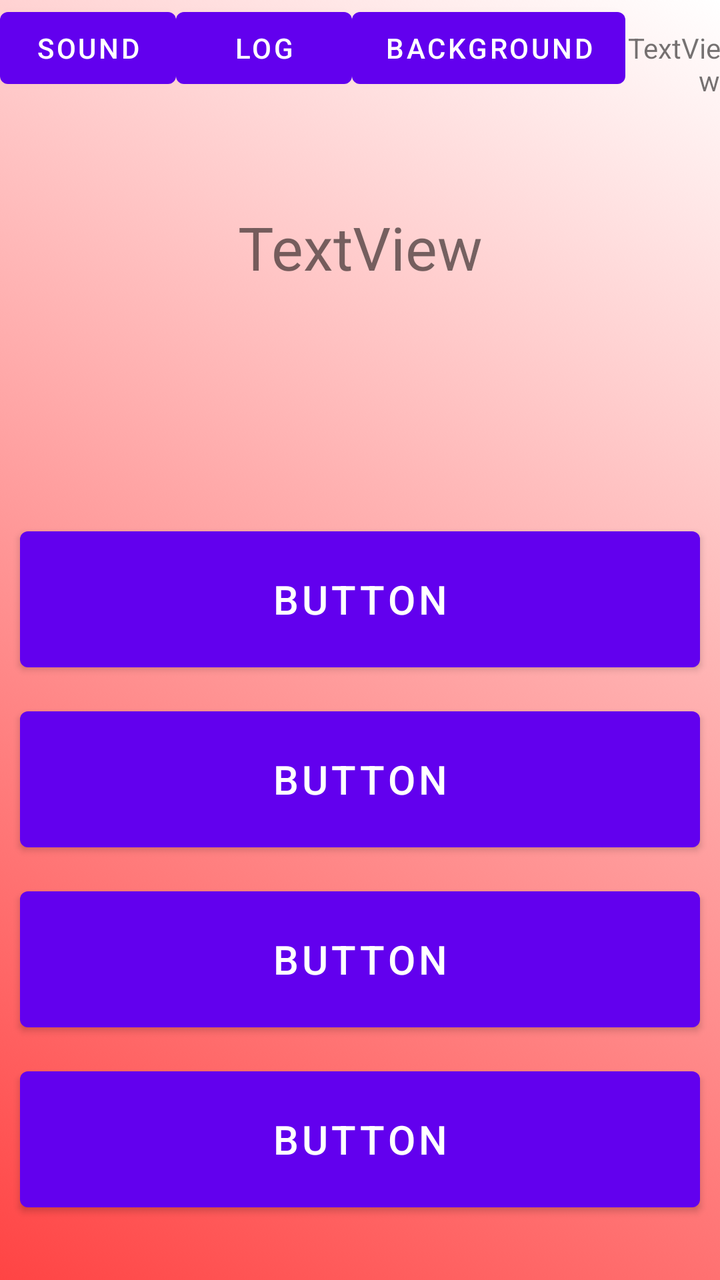
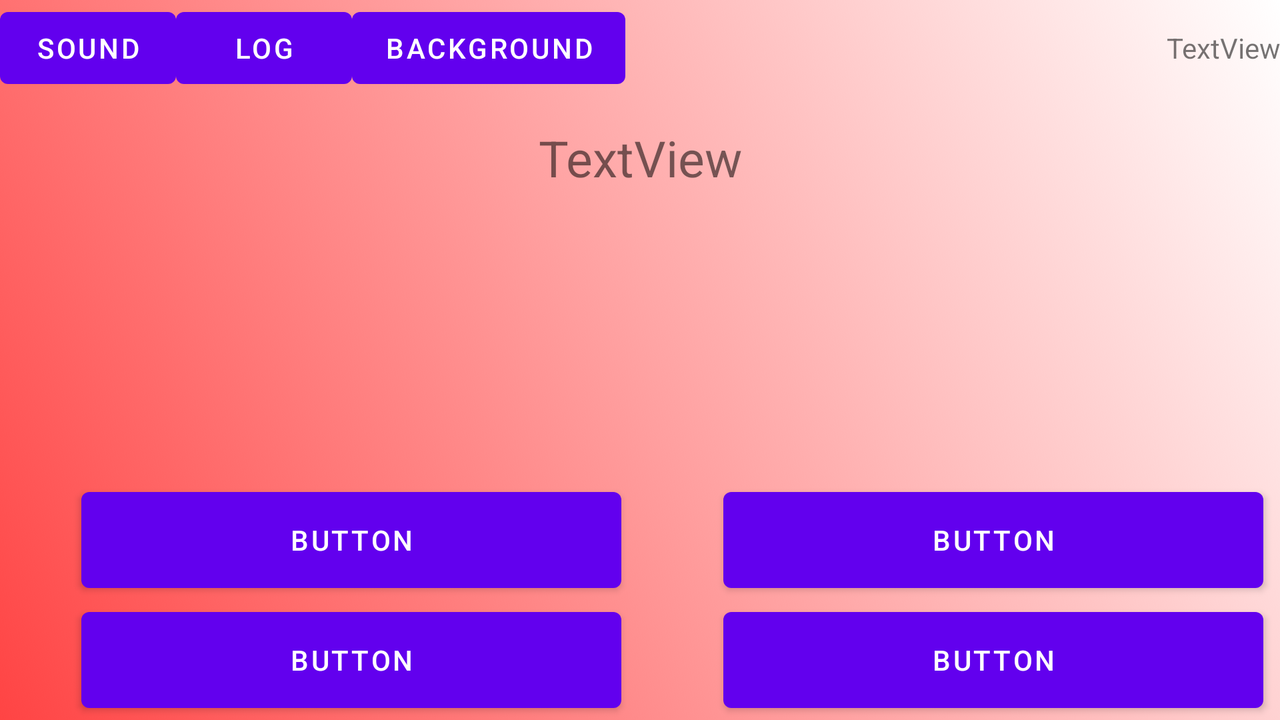

An Android layout and its configuration variant, each rendered on a device that would load it. The default file and the variant file are quoted in full after the pictures.
<!-- AndroidManifest.xml: application theme Theme.MaterialComponents.DayNight.NoActionBar -->
<!-- res/layout/activity_main.xml -->
<?xml version="1.0" encoding="utf-8"?>
<ScrollView xmlns:android="http://schemas.android.com/apk/res/android"
    xmlns:app="http://schemas.android.com/apk/res-auto"
    xmlns:tools="http://schemas.android.com/tools"
    android:id="@+id/scrollLayout"
    android:layout_width="match_parent"
    android:layout_height="match_parent"
    android:background="@drawable/gradient_list"
    android:fillViewport="true"

    android:contentDescription="@android:string/unknownName" >

    <androidx.constraintlayout.widget.ConstraintLayout
        android:id="@+id/firstConstraint"
        android:layout_width="match_parent"
        android:layout_height="match_parent">

        <LinearLayout
            android:id="@+id/linearLayout2"
            android:layout_width="match_parent"
            android:layout_height="wrap_content"
            android:orientation="horizontal"
            app:layout_constraintEnd_toEndOf="parent"
            app:layout_constraintStart_toStartOf="parent"
            app:layout_constraintTop_toTopOf="parent">

            <Button
                android:id="@+id/sound"
                android:layout_width="wrap_content"
                android:layout_height="wrap_content"
                android:text="Sound" />

            <Button
                android:id="@+id/answerLog"
                android:layout_width="wrap_content"
                android:layout_height="wrap_content"
                android:text="Log" />

            <Button
                android:id="@+id/backgroundButton"
                android:layout_width="wrap_content"
                android:layout_height="wrap_content"
                android:text="background" />

            <TextView
                android:id="@+id/textView4"
                android:layout_width="wrap_content"
                android:layout_height="wrap_content"
                android:layout_weight="1"
                android:gravity="right"
                android:text="TextView" />
        </LinearLayout>

        <androidx.constraintlayout.widget.ConstraintLayout
            android:id="@+id/myLayout"
            android:layout_width="match_parent"
            android:layout_height="wrap_content"
            app:layout_constraintBottom_toBottomOf="parent"
            app:layout_constraintEnd_toEndOf="parent"
            app:layout_constraintStart_toStartOf="parent"
            app:layout_constraintTop_toBottomOf="@id/linearLayout2"
            app:layout_constraintVertical_bias="0.100000024">

            <TextView
                android:id="@+id/textView"
                android:layout_width="wrap_content"
                android:layout_height="wrap_content"
                android:gravity="center"
                android:text="TextView"
                android:textSize="30sp"
                app:layout_constraintBottom_toBottomOf="parent"
                app:layout_constraintEnd_toEndOf="parent"
                app:layout_constraintStart_toStartOf="parent"
                app:layout_constraintTop_toTopOf="parent" />
        </androidx.constraintlayout.widget.ConstraintLayout>

        <androidx.constraintlayout.widget.ConstraintLayout
            android:id="@+id/constraintLayout"
            android:layout_width="match_parent"
            android:layout_height="wrap_content"
            app:layout_constraintBottom_toBottomOf="parent"
            app:layout_constraintEnd_toEndOf="parent"
            app:layout_constraintStart_toStartOf="parent"
            app:layout_constraintTop_toBottomOf="@id/myLayout"
            app:layout_constraintVertical_bias="0.84000003">

            <Button
                android:id="@+id/button4"
                android:layout_width="match_parent"
                android:layout_height="80dp"
                android:layout_margin="10dp"
                android:text="Button"

                android:textSize="20sp"
                app:layout_constraintBottom_toBottomOf="parent"
                app:layout_constraintEnd_toEndOf="parent"
                app:layout_constraintStart_toStartOf="parent"
                app:layout_constraintTop_toTopOf="parent"
                app:layout_constraintVertical_bias="1.0" />

            <Button
                android:id="@+id/button3"
                android:layout_width="match_parent"
                android:layout_height="80dp"
                android:layout_margin="10dp"

                android:text="Button"
                android:textSize="20sp"
                app:layout_constraintBottom_toTopOf="@id/button4"
                app:layout_constraintEnd_toEndOf="parent"
                app:layout_constraintStart_toStartOf="parent"
                app:layout_constraintTop_toTopOf="parent"
                app:layout_constraintVertical_bias="1.0" />

            <Button
                android:id="@+id/button2"
                android:layout_width="match_parent"
                android:layout_height="80dp"
                android:layout_margin="10dp"

                android:text="Button"
                android:textSize="20sp"
                app:layout_constraintBottom_toTopOf="@id/button3"
                app:layout_constraintEnd_toEndOf="parent"
                app:layout_constraintStart_toStartOf="parent"
                app:layout_constraintTop_toTopOf="parent"
                app:layout_constraintVertical_bias="1.0" />

            <Button
                android:id="@+id/button"
                android:layout_width="match_parent"
                android:layout_height="80dp"

                android:layout_margin="10dp"
                android:text="Button"
                android:textSize="20sp"
                app:layout_constraintBottom_toTopOf="@id/button2"
                app:layout_constraintEnd_toEndOf="parent"
                app:layout_constraintStart_toStartOf="parent"
                app:layout_constraintTop_toTopOf="parent"
                app:layout_constraintVertical_bias="1.0" />
        </androidx.constraintlayout.widget.ConstraintLayout>
    </androidx.constraintlayout.widget.ConstraintLayout>
</ScrollView>
<!-- resources referenced by this layout -->
<resources>
  <!-- drawable gradient_list (drawable) -->
  <?xml version="1.0" encoding="utf-8"?>
  <animation-list xmlns:android="http://schemas.android.com/apk/res/android">
  <item
      android:drawable="@drawable/background1"
      android:duration="30000"/>
  
      <item
          android:drawable="@drawable/background2"
          android:duration="30000"/>
      <item
          android:drawable="@drawable/background3"
          android:duration="30000"/>
  
  
  </animation-list>
  <!-- drawable background1 (drawable) -->
  <?xml version="1.0" encoding="utf-8"?>
  <selector xmlns:android="http://schemas.android.com/apk/res/android">
      <item>
          <shape>
              <gradient
                  android:angle="225"
                  android:startColor="@android:color/transparent"
                  android:endColor="@android:color/holo_red_light"
                  />
          </shape>
      </item>
  </selector>
  <!-- drawable background2 (drawable) -->
  <?xml version="1.0" encoding="utf-8"?>
  <selector xmlns:android="http://schemas.android.com/apk/res/android">
      <item>
          <shape>
              <gradient
                  android:angle="225"
                  android:startColor="#e63546"
                  android:endColor="#4286f4"
                  />
          </shape>
      </item>
  </selector>
  <!-- drawable background3 (drawable) -->
  <?xml version="1.0" encoding="utf-8"?>
  <selector xmlns:android="http://schemas.android.com/apk/res/android">
  <item>
      <shape>
          <gradient
              android:angle="225"
              android:startColor="#e63946"
              android:endColor="@android:color/holo_green_dark"
          />
      </shape>
  </item>
  </selector>
</resources>
<!-- res/layout-land/activity_main.xml (the repository's variant of the layout above) -->
<!-- drawn on the phone turned sideways -->
<?xml version="1.0" encoding="utf-8"?>
<ScrollView xmlns:android="http://schemas.android.com/apk/res/android"
    xmlns:app="http://schemas.android.com/apk/res-auto"
    xmlns:tools="http://schemas.android.com/tools"
    android:id="@+id/scrollLayout"
    android:layout_width="match_parent"
    android:layout_height="match_parent"
    android:background="@drawable/gradient_list"
    android:contentDescription="@android:string/unknownName"
    android:fillViewport="true">

    <androidx.constraintlayout.widget.ConstraintLayout
        android:id="@+id/firstConstraint"
        android:layout_width="match_parent"
        android:layout_height="wrap_content">

        <LinearLayout
            android:id="@+id/linearLayout2"
            android:layout_width="match_parent"
            android:layout_height="wrap_content"
            android:orientation="horizontal"
            app:layout_constraintBottom_toBottomOf="parent"
            app:layout_constraintEnd_toEndOf="parent"
            app:layout_constraintStart_toStartOf="parent"
            app:layout_constraintTop_toTopOf="parent"
            app:layout_constraintVertical_bias="0.0">

            <Button
                android:id="@+id/sound"
                android:layout_width="wrap_content"
                android:layout_height="wrap_content"
                android:text="Sound" />

            <Button
                android:id="@+id/answerLog"
                android:layout_width="wrap_content"
                android:layout_height="wrap_content"
                android:text="Log" />

            <Button
                android:id="@+id/backgroundButton"
                android:layout_width="wrap_content"
                android:layout_height="wrap_content"
                android:text="background" />

            <TextView
                android:id="@+id/textView4"
                android:layout_width="0dp"
                android:layout_height="wrap_content"
                android:layout_weight="1"
                android:gravity="right"
                android:text="TextView" />
        </LinearLayout>

        <androidx.constraintlayout.widget.ConstraintLayout
            android:id="@+id/myLayout"
            android:layout_width="match_parent"
            android:layout_height="wrap_content"
            app:layout_constraintBottom_toBottomOf="parent"
            app:layout_constraintEnd_toEndOf="parent"
            app:layout_constraintStart_toStartOf="parent"
            app:layout_constraintTop_toBottomOf="@id/linearLayout2"
            app:layout_constraintVertical_bias="0.050000012">

            <TextView
                android:id="@+id/textView"
                android:layout_width="wrap_content"
                android:layout_height="wrap_content"
                android:gravity="center"
                android:text="TextView"
                android:textSize="25sp"
                app:layout_constraintBottom_toBottomOf="parent"
                app:layout_constraintEnd_toEndOf="parent"
                app:layout_constraintStart_toStartOf="parent"
                app:layout_constraintTop_toTopOf="parent"
                app:layout_constraintVertical_bias="0.53" />
        </androidx.constraintlayout.widget.ConstraintLayout>

        <androidx.constraintlayout.widget.ConstraintLayout
            android:id="@+id/constraintLayout"
            android:layout_width="match_parent"
            android:layout_height="wrap_content"
            app:layout_constraintBottom_toBottomOf="parent"
            app:layout_constraintEnd_toEndOf="parent"
            app:layout_constraintHorizontal_bias="0.0"
            app:layout_constraintStart_toStartOf="parent"
            app:layout_constraintTop_toBottomOf="@id/myLayout"
            app:layout_constraintVertical_bias="1.0">

            <Button
                android:id="@+id/button3"
                android:layout_width="270dp"
                android:layout_height="60dp"
                android:text="Button"
                app:layout_constraintBottom_toBottomOf="parent"
                app:layout_constraintEnd_toEndOf="parent"
                app:layout_constraintHorizontal_bias="0.11"
                app:layout_constraintStart_toStartOf="parent"
                app:layout_constraintTop_toBottomOf="@+id/button" />

            <Button
                android:id="@+id/button2"
                android:layout_width="270dp"
                android:layout_height="60dp"
                android:text="Button"
                app:layout_constraintBottom_toBottomOf="parent"
                app:layout_constraintEnd_toEndOf="parent"
                app:layout_constraintHorizontal_bias="0.86"
                app:layout_constraintStart_toEndOf="@+id/button"
                app:layout_constraintTop_toTopOf="parent"
                app:layout_constraintVertical_bias="0.53" />

            <Button
                android:id="@+id/button4"
                android:layout_width="270dp"
                android:layout_height="60dp"
                android:text="Button"
                app:layout_constraintBottom_toBottomOf="parent"
                app:layout_constraintEnd_toEndOf="parent"
                app:layout_constraintHorizontal_bias="0.86"
                app:layout_constraintStart_toEndOf="@+id/button3"
                app:layout_constraintTop_toBottomOf="@+id/button2" />

            <Button
                android:id="@+id/button"
                android:layout_width="270dp"
                android:layout_height="60dp"
                android:text="Button"
                app:layout_constraintBottom_toBottomOf="parent"
                app:layout_constraintEnd_toEndOf="parent"
                app:layout_constraintHorizontal_bias="0.11"
                app:layout_constraintStart_toStartOf="parent"
                app:layout_constraintTop_toTopOf="parent"
                app:layout_constraintVertical_bias="0.53" />
        </androidx.constraintlayout.widget.ConstraintLayout>

    </androidx.constraintlayout.widget.ConstraintLayout>
</ScrollView>
